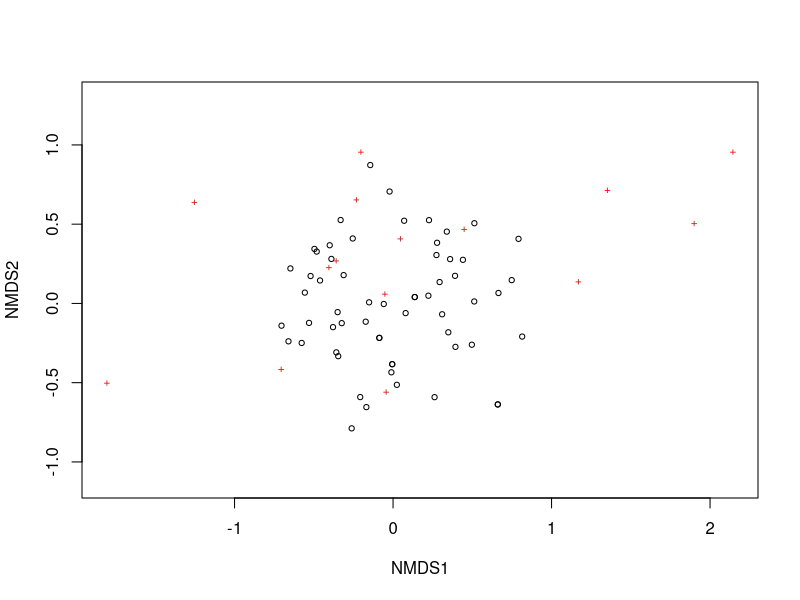
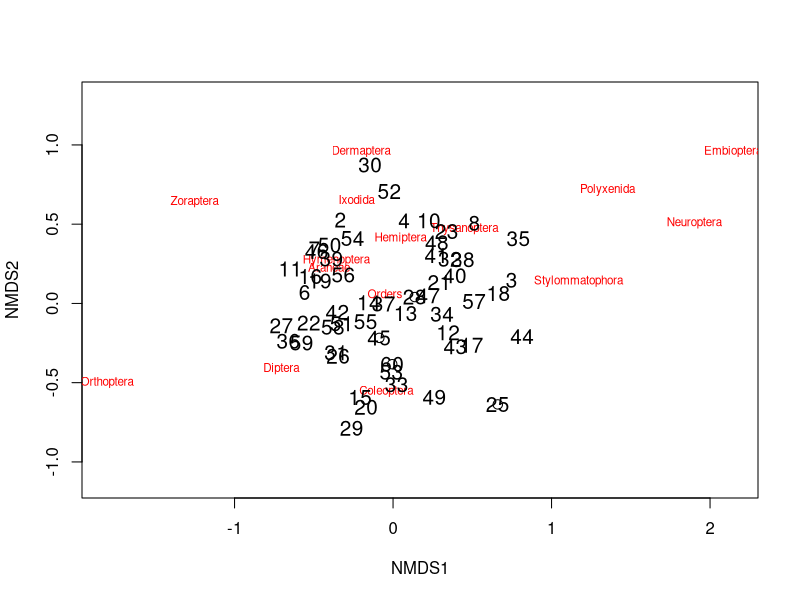
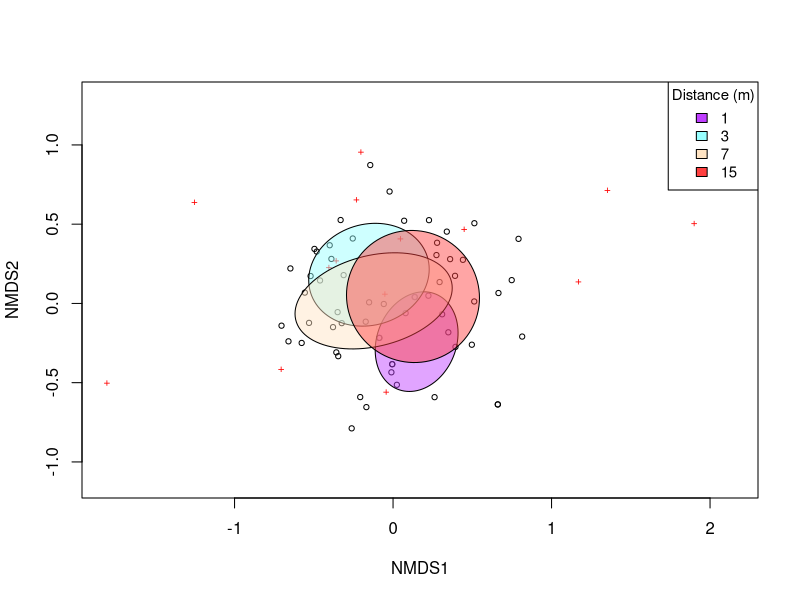
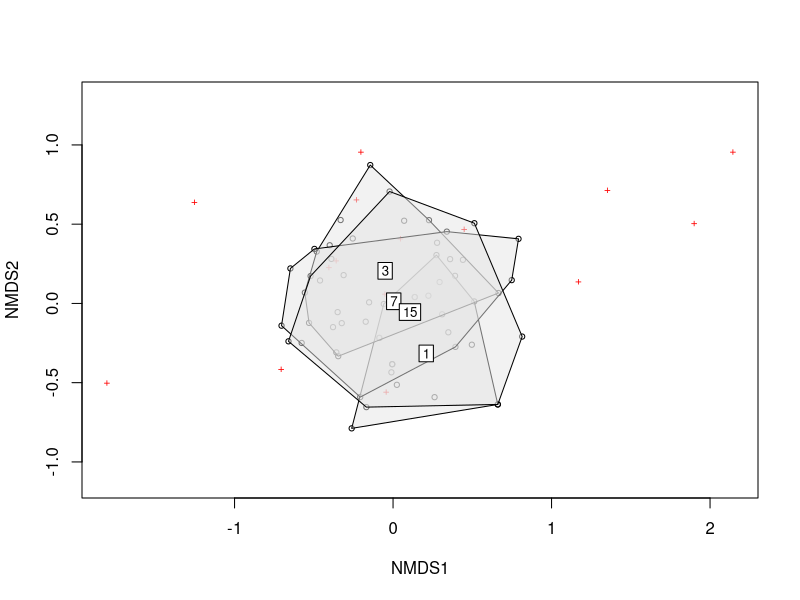
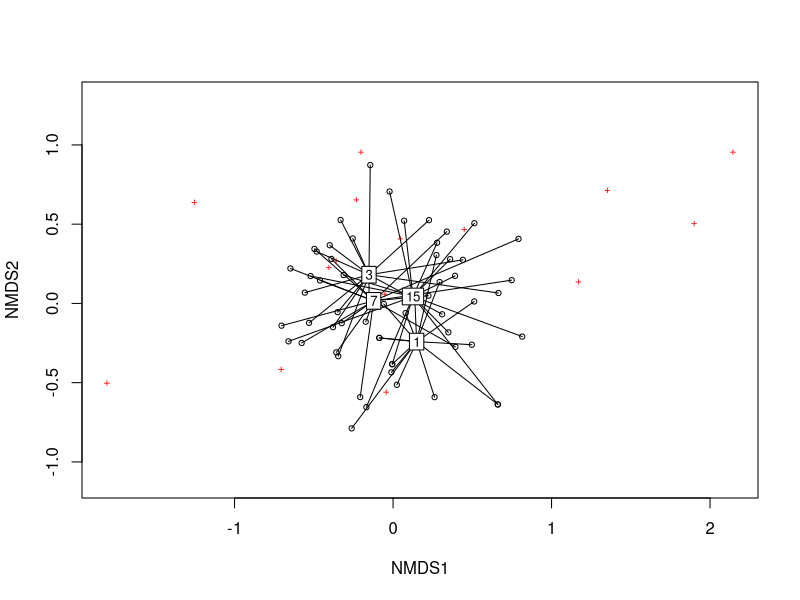
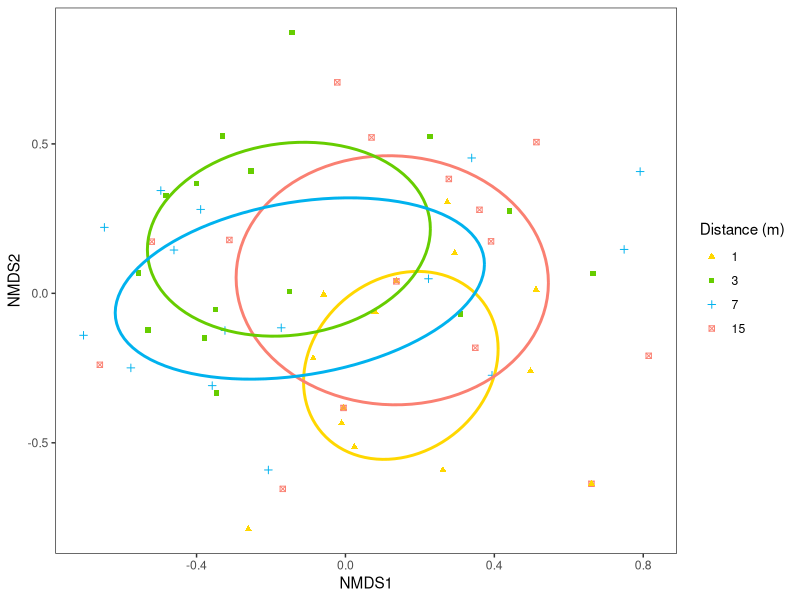
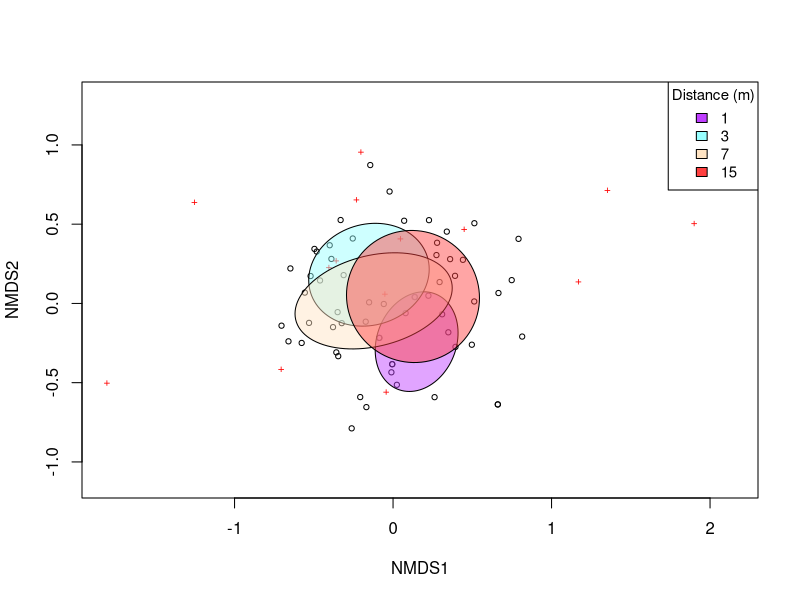
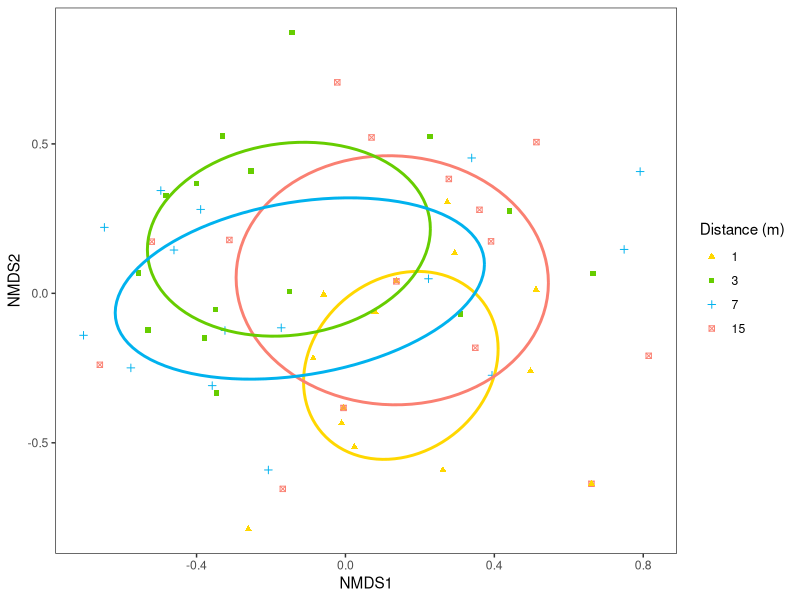

Recreate these plots in R, in order.
##%##########################################################%##
#                                                              #
####                     NMDS TUTORIAL                      ####
####                   By Ray Rubia Rankin                  ####
####                  Created on 29/11/2022                 ####
#                                                              #
##%##########################################################%##

# set working directory----
setwd("your_filepath")

# install packages (if you haven't already)-----
install.packages("vegan")
install.packages("permute")
install.packages("lattice")
install.packages("tidyverse")

# load libraries----
library(vegan) # for diversity analysis and ordination methods
library(permute) # necessary to run vegan package
library(lattice) # necessary to run vegan package
library(tidyverse) # for efficient data manipulation and visualization

# import data----
inverts <- read.csv("data/invert_data.csv")

# data manipulation----
# view dataset structure
head(inverts)
str(inverts)

# make community matrix by extracting abundance values from inverts dataframe
invert_community <- inverts[,6:20]

# turn data frame into matrix so it functions in the vegan package
invert_matrix <- as.matrix(invert_community)

# ordination----
# now we will proceed to create the ordination
inv.NMDS <- metaMDS(invert_matrix, distance = "bray", k = 3, trymax=100) 

# Bray-Curtis distance is chosen because it is not affected by zero values. 
# k represents the number of dimensions we want and is used to reduce stress.

# check stress value
inv.NMDS$stress # ideally stress value is < 0.2

# data visualization----
# using Base R
plot(inv.NMDS) # circles show different communities/sites, crosses show different species
ordiplot(inv.NMDS, type = "n") # create blank ordination plot
orditorp(inv.NMDS, display = "species", col="red", air = 0.1) # add species
orditorp(inv.NMDS, display = "sites", cex = 1.25, air = 0.1) # add sites

# by distance
# ellipse plot
ordiplot(inv.NMDS) # plot shows communities (circles) and species (crosses)
ordiellipse(inv.NMDS, inverts$Distance, label = FALSE, 
            col=c("darkorchid1", "darkslategray1", "bisque1", "brown1"), 
            draw = "polygon", alpha=120) # adding ellipses to the plot
legend("topright", title="Distance (m)",
       c("1","3","7","15"), fill=c("darkorchid1", "darkslategray1", "bisque1", 
                                   "brown1"), horiz=FALSE, cex=.9) # adding a legend

# save plot
png("figures/base_NMDSplot.png", width=6, height=5, units = "in", res = 300)
ordiplot(inv.NMDS)
ordiellipse(inv.NMDS, inverts$Distance, label = FALSE, 
            col=c("darkorchid1", "darkslategray1","bisque1", "brown1"), 
            draw = "polygon", alpha=120)
legend("topright", title="Distance (m)",
       c("1","3","7","15"), fill=c("darkorchid1", "darkslategray1",
                                   "bisque1", "brown1"), horiz=FALSE, cex=.9)
dev.off()

# polygon plot
ordiplot(inv.NMDS) #plot shows communities (circles) and species (crosses)
ordihull(inv.NMDS, groups = inverts$Distance, draw="polygon", col="grey90", label = TRUE) # adding polygons

# spider plot
ordiplot(inv.NMDS) #plot shows communities (circles) and species (crosses)
ordispider(inv.NMDS, groups = inverts$Distance, label = TRUE) # adding spider plot


# using ggplot to make an ellipse plot
# make new dataframe with by extracting NMDS scores
nmds.scores <- as.data.frame(scores(inv.NMDS)$sites) # for newest version of vegan package

# if you have a version of the vegan package <2.6-2 then the following code should also work:
# nmds.scores = as.data.frame(scores(nmds))

# add data from your original dataframe into new NMDS dataframe
# useful if you want to group based on different criteria
nmds.scores <- nmds.scores %>% 
  mutate(Site = as.factor(inverts$Site), Path.Type = as.factor(inverts$Path.Type), 
         Transect = as.factor(inverts$Transect), Distance = as.factor(inverts$Distance))

# check dataframe
head(nmds.scores) 
str(nmds.scores)

# define hidden vegan function that finds coordinates for drawing a covariance ellipse
veganCovEllipse<-function (cov, center = c(0, 0), scale = 1, npoints = 100) 
{
  theta <- (0:npoints) * 2 * pi/npoints
  Circle <- cbind(cos(theta), sin(theta))
  t(center + scale * t(Circle %*% chol(cov)))
}

# create empty dataframe to combine NMDS data with ellipse data
ellipse_df <- data.frame()

# adding data for ellipse, in this case using distance as a grouping factor
for(g in levels(nmds.scores$Distance)){
  ellipse_df <- rbind(ellipse_df, cbind(as.data.frame(with(nmds.scores[nmds.scores$Distance==g,],
                                                     veganCovEllipse(cov.wt(cbind(NMDS1,NMDS2),
                                                                            wt=rep(1/length(NMDS1),length(NMDS1)))$cov,
                                                                     center=c(mean(NMDS1),mean(NMDS2)))))
                                  ,Distance=g))
}

# create ggplot
(inv_NMDS_plot <- ggplot(data = nmds.scores, aes(NMDS1, NMDS2)) + 
    geom_point(aes(color = Distance, shape = Distance)) + # adding different colours and shapes for points at different distances
    geom_path(data=ellipse_df, aes(x=NMDS1, y=NMDS2, colour=Distance), linewidth=1) + # adding covariance ellipses according to distance # use size argument if ggplot2 < v. 3.4.0
    guides(color = guide_legend(override.aes = list(linetype=c(NA,NA,NA,NA)))) + # removes lines from legend
    theme_bw() + # adding theme
    theme(panel.grid = element_blank()) + # remove background grid
    scale_color_manual(name = "Distance (m)", # legend title
                       labels = c("1","3","7","15"), # adjusting legend labels
                       values = c("gold", "chartreuse3", 
                                  "deepskyblue2", "salmon")) + # customising colours
    scale_shape_manual("Distance (m)", # legend title
                       labels = c("1","3","7","15"), # adjusting legend labels
                       values = c(17, 15, 3, 7))) # customising shapes
# save plot
ggsave(filename = "figures/inv_NMDS_plot.png", inv_NMDS_plot, device = "png")

# data analysis----
# using a PERMANOVA to test the differences in community composition
# This is a PERmutational Multivariate ANalysis Of VAriance and tests the differences between groups, like an ANOVA, but with lots of variables.
# it is essentially a multivariate analysis of variance used to compare groups of objects
inv_permanova <- adonis2(as.matrix(inverts [,6:20]) ~ Distance, inverts, 
                             permutations = 999, method = "bray")
# permutations is the number of possible arrangements the data could take
# using permutations = 999 is standard practice in science and across the literature
# can increase it if you want to get a ore thorough analysis
# use method = bray as it is what we previously used to calculate pairwise distances

# look at model output
inv_permanova

# simper analysis
# this is a SIMilarity PERcentage analysis and compares community differences 
# and reports what species (orders in this scenario)are driving those differences.

inv_simper <- with(inverts[,c(1,2,3,4,5,21)], simper(as.matrix(inverts[,5:20]), Distance, permutations = 100))
# with argument indicates what grouping variables to use to conduct the analysis 
# the number of permutations required to carry out the analysis

# see most influential species (orders in this case) contributing to community differences
inv_simper

# a more detailed summary showing the contributions of all species (or orders)
summary(inv_simper)

# shows species driving differences in community composition between different distances
